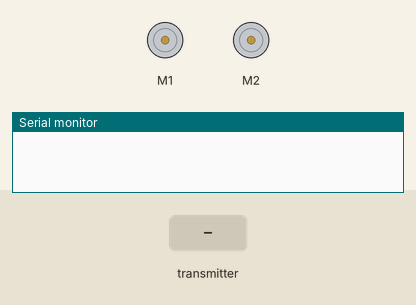
A sketch run on a simulated Arduino Mega 2560, built with avr-gcc and run on an emulated ATmega2560. Parts: 2 × DC motor (green arrow = forward, orange = backward, longer = faster), the last lines printed to the serial monitor. The test bench sets the inputs (shaded band). No radio packets arrive unless stated.

Above: at 1.2 s.
1.3 s: the transmitter starts sending data.0 = 0
At 2.1 s:
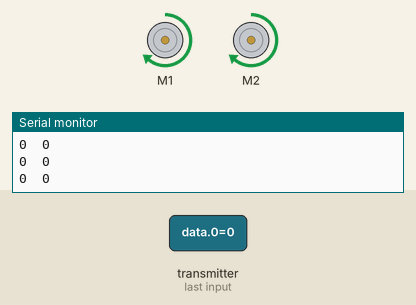
2.8 s: the transmitter starts sending data.0 = 1023
At 3.3 s:
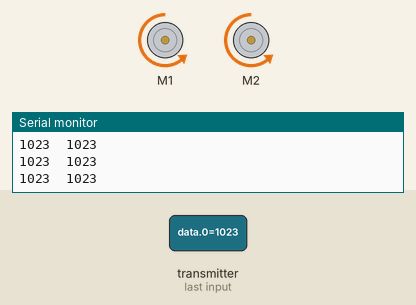
4.3 s: the transmitter starts sending data.0 = 256
At 5.6 s:
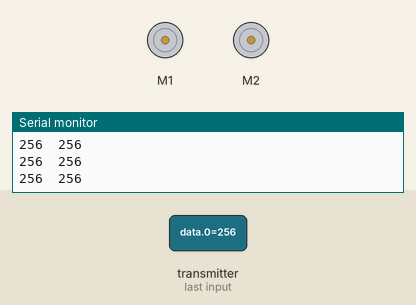
Timing chart, 0 to 7.3 s (numbered marks = the images above; inputs shaded):
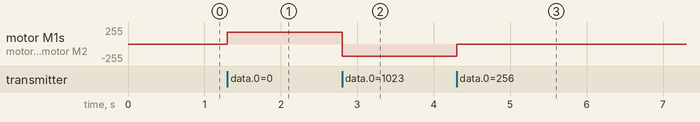

The sketch:

l298nnrfmotor.ino
```cpp
#include <AFMotor.h>
#include <SPI.h>
#include <nRF24L01.h>
#include <RF24.h>


#define Speed 180

AF_DCMotor motor1(1);
AF_DCMotor motor2(2);
int data [2];
RF24 radio(23, 22);  // NRF24L01 module connections (CE, CSN)
const uint64_t pipe = 0xE8E8F0F0E1LL;  // Pipe address for communication

void setup() {
  Serial.begin(9600);
  motor1.setSpeed(Speed);
  motor2.setSpeed(Speed);

  radio.begin();
  radio.openReadingPipe(1, pipe);
  radio.startListening();
}

void loop() {
  if (radio.available()) {
    radio.read(data, sizeof(data));

    int X = map(data[0], 0, 1023, 0, 1023);
    int Y = map(data[0], 0, 1023, 0, 1023);

    Serial.print(X);
    Serial.print("\t");
    Serial.println(Y);

    if (X >= 800) {
      motor1.run(BACKWARD);
      motor2.run(BACKWARD);
    } else if (X <= 200) {
      motor1.run(FORWARD);
      motor2.run(FORWARD);
    } else if (Y >= 800) {
      motor1.run(FORWARD);
      motor2.run(BACKWARD);
    } else if (Y <= 200) {
      motor1.run(BACKWARD);
      motor2.run(FORWARD);
    } else {
      motor1.run(RELEASE);
      motor2.run(RELEASE);
    }
  }
}
```

Measured:
- after the input at 1.3 s, motor M1, motor M2: stopped → forward 180/255 at once
- after the input at 2.8 s, motor M1, motor M2: forward 180/255 → backward 180/255 at once
- after the input at 4.3 s, motor M1, motor M2: backward 180/255 → stopped at once
